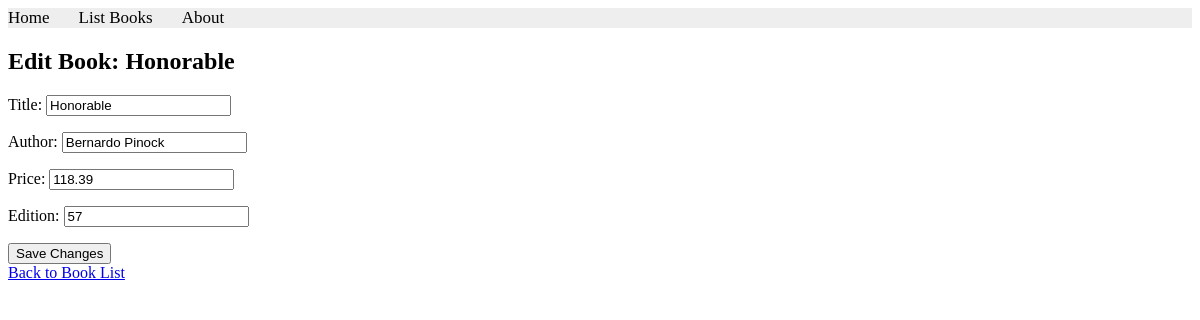
/books/lab9_part2/editbook/1, run on an earlier commit of the app's database.
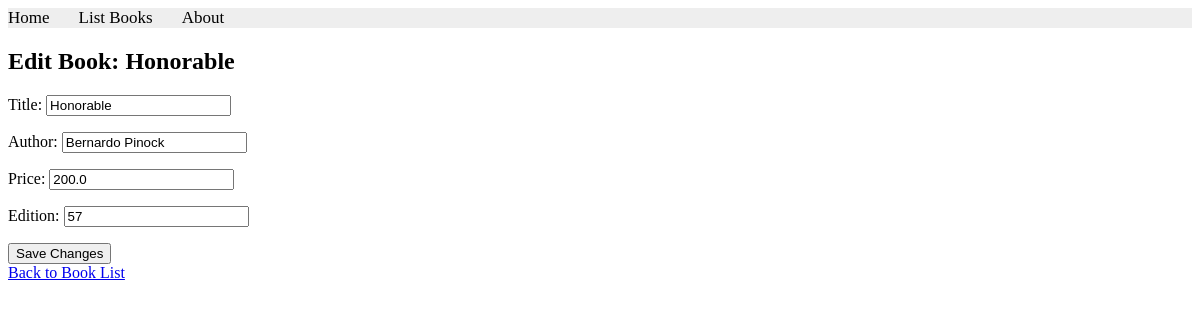
And on a later commit of the database.
### apps/bookmodule/models.py (models this page shows, shortened)
class Book(models.Model):
    title = models.CharField(max_length=50)
    author = models.CharField(max_length=50)
    price = models.FloatField(default=0.0)
    edition = models.SmallIntegerField(default=1)

### apps/bookmodule/views.py (the view)
# urls.py: path('lab9_part2/editbook/<int:id>', views.lab9_part2_edit_book, name='lab9_part2_edit_book'),
def lab9_part2_edit_book(request, id):
    book = get_object_or_404(Book, id=id)
    if request.method == 'POST':
        form = BookForm(request.POST, instance=book)
        if form.is_valid():
            form.save()
            return redirect('lab9_part2_list_books')
    else:
        form = BookForm(instance=book)
    return render(request, 'bookmodule/lab9_part2_edit.html', {'form': form, 'book': book})

### apps/bookmodule/forms.py
class BookForm(forms.ModelForm):
    class Meta:
        model = Book
        fields = ['title', 'author', 'price', 'edition']

### apps/templates/bookmodule/lab9_part2_edit.html (shortened to what this page needs)
{% extends "layouts/base.html" %}
{% block content %}
<h2>Edit Book: {{ book.title }}</h2>
<form method="POST">
    {{ form.as_p }}
    <button type="submit">Save Changes</button>
</form>
<a href="{% url 'lab9_part2_list_books' %}">Back to Book List</a>
{% endblock %}

What changed in the data, as far as the page shows it:
changed Book "Honorable": price "118.39" → "200.0"
